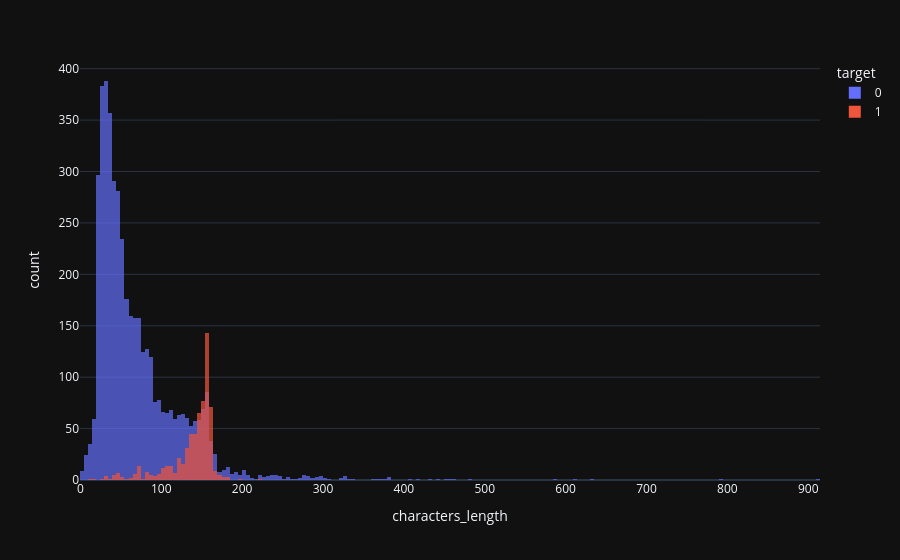

Here is the notebook cell this chart was saved with:
### Code cell
px.histogram(df,x='characters_length', color='target', barmode='overlay', opacity=0.7)

### Figure 1 — Plotly figure (JSON) as saved in the notebook; plotly's stock layout.template omitted (floating-point values rounded to 4 significant figures; data arrays with more than 128 entries replaced by an {"elided": "..."} marker saying what was removed)
{"data": [{"bingroup": "x", "hovertemplate": "target=0<br>characters_length=%{x}<br>count=%{y}<extra></extra>", "legendgroup": "0", "marker": {"color": "#636efa", "opacity": 0.7, "pattern": {"shape": ""}}, "name": "0", "orientation": "v", "showlegend": true, "type": "histogram", "x": {"elided": "4516 int values"}, "xaxis": "x", "yaxis": "y"}, {"bingroup": "x", "hovertemplate": "target=1<br>characters_length=%{x}<br>count=%{y}<extra></extra>", "legendgroup": "1", "marker": {"color": "#EF553B", "opacity": 0.7, "pattern": {"shape": ""}}, "name": "1", "orientation": "v", "showlegend": true, "type": "histogram", "x": {"elided": "653 int values"}, "xaxis": "x", "yaxis": "y"}], "layout": {"barmode": "overlay", "legend": {"title": {"text": "target"}, "tracegroupgap": 0}, "margin": {"t": 60}, "xaxis": {"anchor": "y", "domain": [0, 1], "title": {"text": "characters_length"}}, "yaxis": {"anchor": "x", "domain": [0, 1], "title": {"text": "count"}}}}
